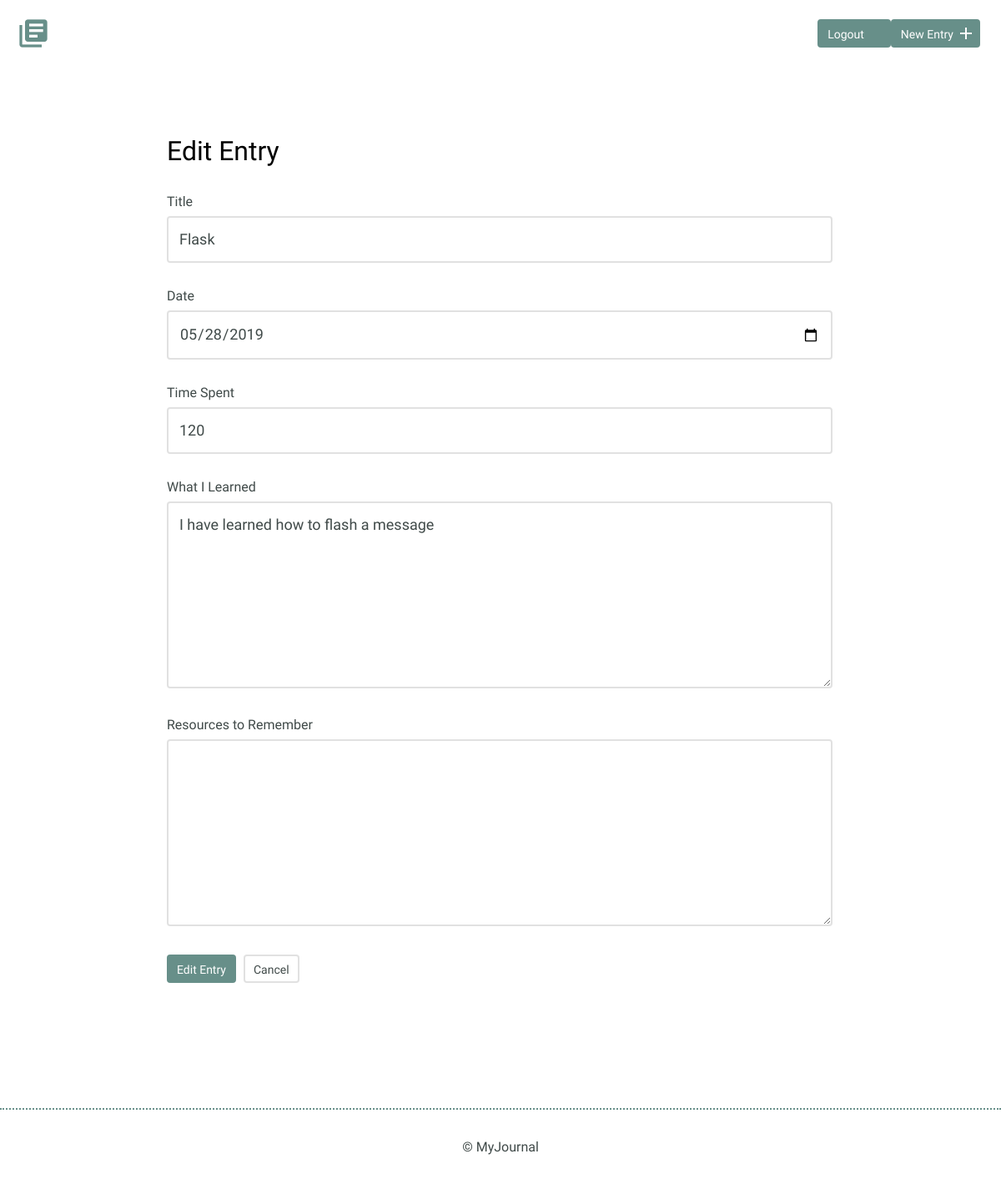
Page /entries/4/edit (signed in) on the committed database.
### models.py (models this page shows)
class Entry(Model):
    user = ForeignKeyField(User, related_name='entries')
    title = CharField(max_length=100)
    date = DateField(formats=['%Y-%m-%d'])
    time = IntegerField()
    learned = TextField()
    resources = TextField()
    class Meta:
        database = DATABASE
        order_by = ('date',)

### app.py (the view, shortened to what this page needs)
@app.route('/entries/<id>/edit', methods=('GET', 'POST'))
@login_required
def edit_entry(id):
    existing_entry = get_entry(id)
    form = forms.EntryForm()
    return render_template('edit.html', form=form, entry=existing_entry)

### forms.py
class EntryForm(Form):
    title = StringField('Title', validators=[DataRequired()])
    date = DateField('Date', validators=[DataRequired()])
    time = IntegerField('Time Spent', validators=[DataRequired()])
    learned = TextAreaField('What I Learned', validators=[DataRequired()])
    resources = TextAreaField('Resources To Remember')

### app.py (called while the page is built)
@login_manager.user_loader
def user_loader(userid):
    try:
        return models.User.get(models.User.id == userid)
    except models.DoesNotExist:
        return None

@app.before_request
def before_request():
    g.db = models.DATABASE
    g.db.connect()
    g.user = current_user

@app.after_request
def after_request(response):
    g.db.close()
    return response

def get_entry(id):
    try:
        entry = models.Entry.select().where(models.Entry.id == id).get()
    except models.DoesNotExist:
        abort(404)
    return entry

### templates/edit.html (shortened to what this page needs)
{% extends 'layout.html' %}
{% block content %}
<section>
  <div class="container">
    <div class="new-entry">
      <h2>Edit Entry</h2>
        <form method='POST' action=''>
          <label for="title">Title</label>
          <input id="title" type="text" name="title" value="{{ entry.title }}"><br>
          <label for="date">Date</label>
          <input id="date" type="date" name="date" value="{{ entry.date }}"><br>
          <label for="time-spent">Time Spent</label>
          <input id="time-spent" type="text" name="time" value="{{ entry.time }}"><br>
          <label for="what-i-learned">What I Learned</label>
          <textarea id="what-i-learned" rows="5" name="learned">{{ entry.learned }}</textarea>
          <label for="resources-to-remember">Resources to Remember</label>
          <textarea id="resources-to-remember" rows="5" name="resources"></textarea>
          <input type="submit" value="Edit Entry" class="button">
          <a href="{{ url_for('index') }}" class="button button-secondary">Cancel</a>
        </form>
      </div>
    </div>
</section>
{% endblock %}

### static/css/site.css (style rules this page uses)
body { font-size: 16px; color: #404a49; font-family: 'Cousine', serif; font-weight: 400; }
.container { margin: 0 auto; padding: 0 25px; }
.button { padding: 8px 10px 6px 10px; background: #678f89; border: 2px solid #678f89; border-radius: 4px; text-decoration: none; color: #FFF; position: relative; text-align: center; font-size: 14px; }
.button.button-secondary { background: #FFF; border: 2px solid #e1e1e1; color: #404a49; }
h1, h2, h3 { margin: 0; font-weight: 400; line-height: 1em; color: #000; }
h2 { font-size: 32px; }
.entry-list, .edit-entry, .new-entry { max-width: 800px; margin: 0 auto; padding: 70px 0 150px 0; }
.edit-entry h2, .new-entry h2 { margin-bottom: 35px; }
form label { display: block; margin-bottom: 8px; }
form input[type=text], form input[type=password], form input[type=date], form textarea { border: 2px solid #e1e1e1; font-size: 18px; line-height: 1.8em; padding:10px 13px; margin-bottom: 30px; border-radius: 4px; width: calc(100% - 32px); }
.edit-entry form textarea, .new-entry form textarea { min-height: 200px; }
input[type=submit] { margin-right: 5px; }

### rows in the picture
Entry: title "Flask", date "05/28/2019", time "120", learned "I have learned how to flash a message"
